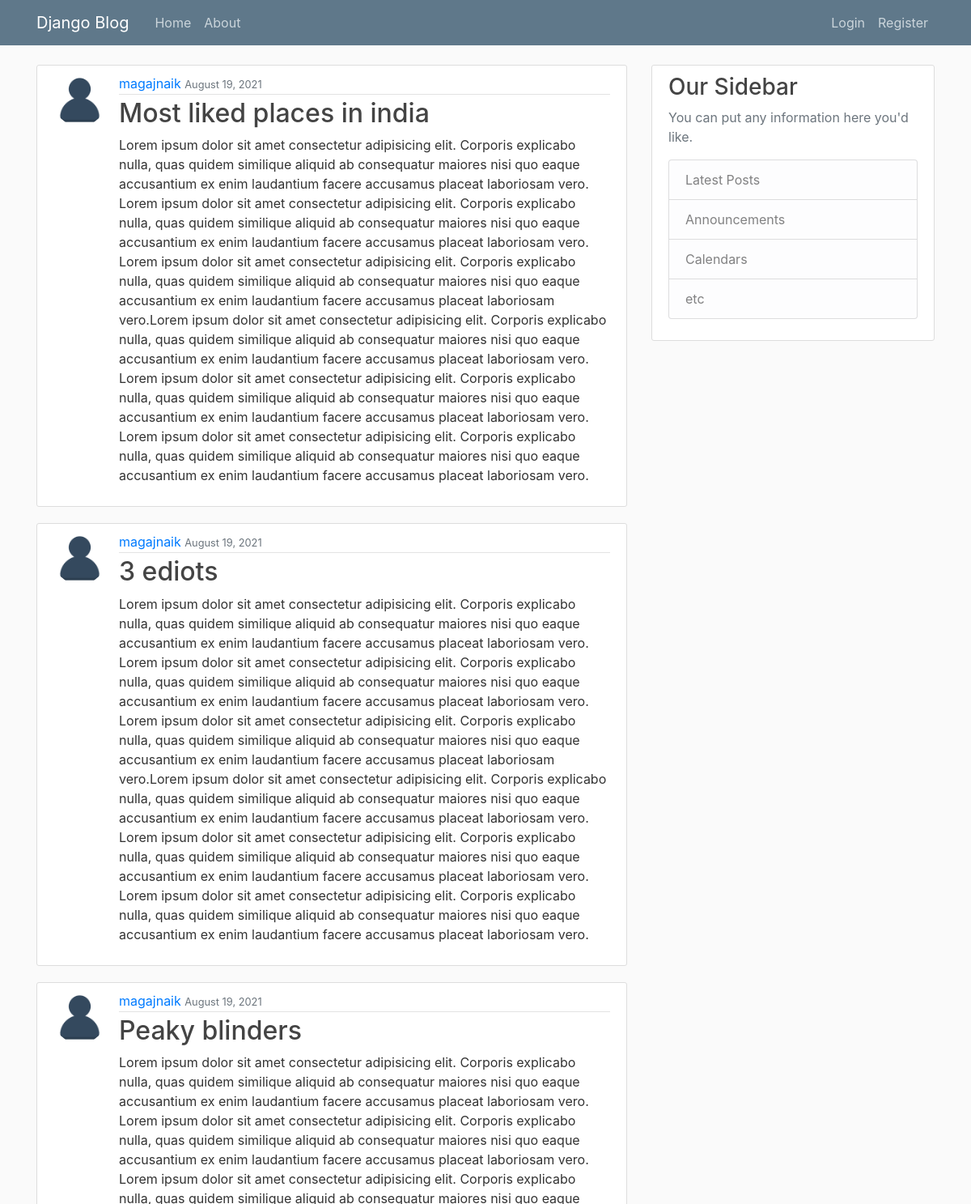
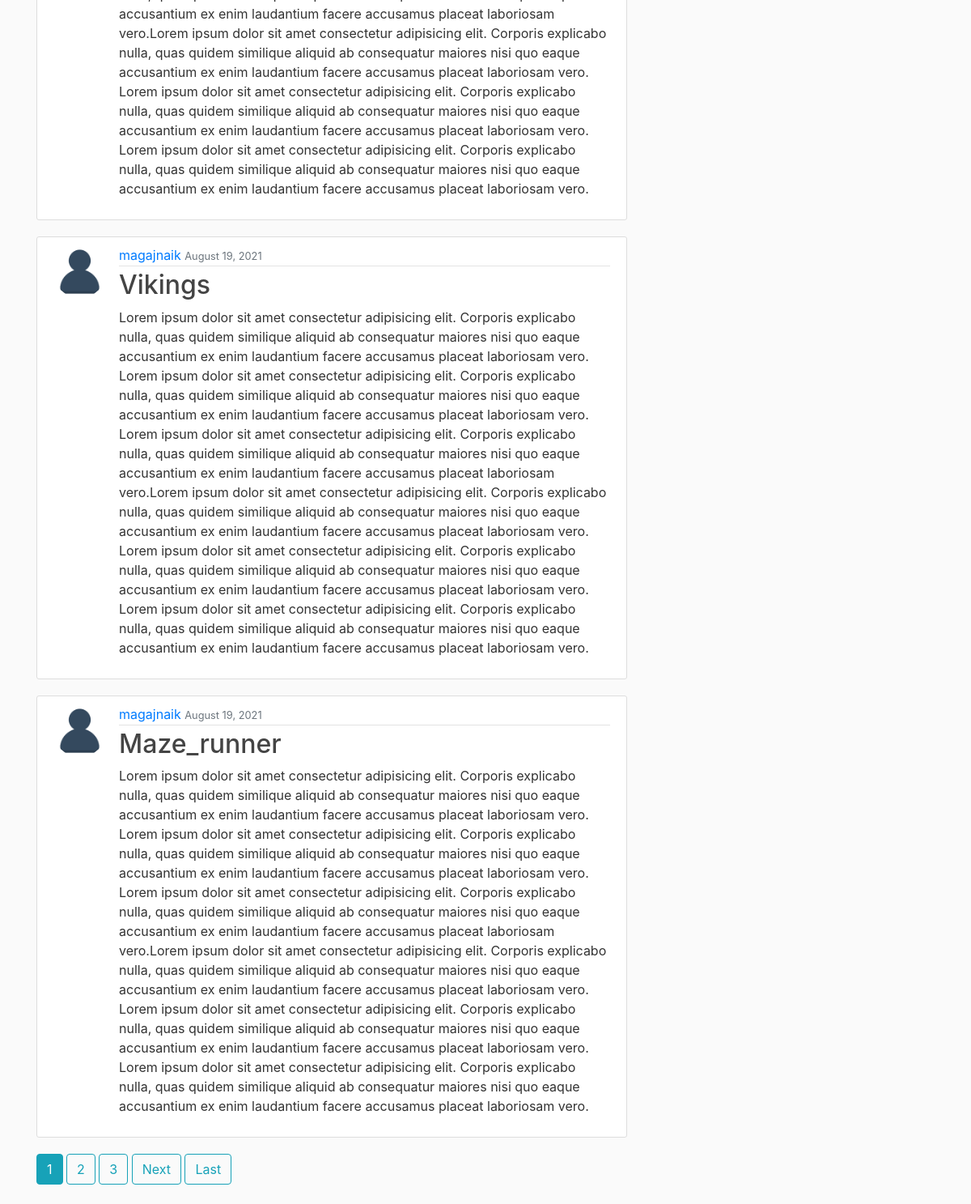
The page / on the database its author committed (2 pictures, top to bottom).
### blog/models.py (models this page shows, shortened)
class Post(models.Model):
    title = models.CharField(max_length=100)
    content = models.TextField()
    date_posted = DateTimeField(default=timezone.now)
    author = models.ForeignKey(User, on_delete=models.CASCADE)

### users/models.py (models this page shows, shortened)
class Profile(models.Model):
    user = models.OneToOneField(User, on_delete=models.CASCADE)
    image = models.ImageField(default='default.png', upload_to='profile_pics')

### blog/views.py (the view)
# urls.py: path('', views.PostListView.as_view(), name='blog-home'),
class PostListView(ListView):
    model = Post
    template_name = 'blog/home.html'
    context_object_name = 'posts'
    ordering = ['-date_posted']
    paginate_by = 5

### blog/templates/blog/home.html (shortened to what this page needs)
{% extends "blog/base.html" %}
{% block content %}
{% for post in posts %}
<article class="media content-section">
    <img class="rounded-circle article-img" src="{{post.author.profile.image.url}}">
    <div class="media-body">
        <div class="article-metadata">
        <a href="{% url 'user-posts' post.author.username %}" class="">{{ post.author }} </a>
            <small class="text-muted">{{ post.date_posted |date:"F d, Y"}}</small>
        </div>
        <h2><a class="article-title" href="{% url 'post-detail' post.id %}">{{ post.title }}</a></h2>
        <p class="article-content">{{ post.content }}</p>
    </div>
</article>
{% endfor %}
{% if is_paginated %}
      {% for num in page_obj.paginator.page_range %}
        {% if page_obj.number == num %}
          <a class="btn btn-info mb-4" href="?page={{ num }}">{{ num }}</a>
        {% elif num > page_obj.number|add:'-3' and num < page_obj.number|add:'3' %}
          <a class="btn btn-outline-info mb-4" href="?page={{ num }}">{{ num }}</a>
        {% endif %}
      {% endfor %}
      {% if page_obj.has_next %}
        <a class="btn btn-outline-info mb-4" href="?page={{ page_obj.next_page_number }}">Next</a>
        <a class="btn btn-outline-info mb-4" href="?page={{ page_obj.paginator.num_pages }}">Last</a>
      {% endif %}
    {% endif %}
{% endblock content %}

### blog/templates/blog/base.html (shortened to what this page needs)
{% load static %}
<!DOCTYPE html>
<html lang="en">
<head>
    <link rel="stylesheet" href="https://maxcdn.bootstrapcdn.com/bootstrap/4.0.0/css/bootstrap.min.css"
>
    <link rel="stylesheet" href="{% static 'blog/main.css' %}">
</head>
<body>
    <header class="site-header">
        <nav class="navbar navbar-expand-md navbar-dark bg-steel fixed-top">
            <div class="container">
                <a class="navbar-brand mr-4" href="/">Django Blog</a>
                <div class="collapse navbar-collapse" id="navbarToggle">
                    <div class="navbar-nav mr-auto">
                        <a class="nav-item nav-link" href="{% url 'blog-home' %}">Home</a>
                        <a class="nav-item nav-link" href="{% url 'blog-about' %}">About</a>
                    </div>
                    <div class="navbar-nav">
                    {% if user.is_authenticated %}
                        <a class="nav-item nav-link" href="{% url 'post-create' %}">New Post</a>
                        <a class="nav-item nav-link" href="{% url 'profile' %}">Profile</a>
                        <a class="nav-item nav-link" href="{% url 'logout' %}">Logout</a>
                    {% else %}
                        <a class="nav-item nav-link" href="{% url 'login' %}">Login</a>
                        <a class="nav-item nav-link" href="{% url 'register' %}">Register</a>
                    {% endif %}
                    </div>
                </div>
            </div>
        </nav>
    </header>
    <main role="main" class="container">
        <div class="row">
            <div class="col-md-8">
                {% block content %}{% endblock %}
            </div>
            <div class="col-md-4">
                <div class="content-section">
                    <h3>Our Sidebar</h3>
                    <p class='text-muted'>You can put any information here you'd like.
                        <ul class="list-group">
                            <li class="list-group-item list-group-item-light">Latest Posts</li>
                            <li class="list-group-item list-group-item-light">Announcements</li>
                            <li class="list-group-item list-group-item-light">Calendars</li>
                            <li class="list-group-item list-group-item-light">etc</li>
                        </ul>
                    </p>
                </div>
            </div>
        </div>
    </main>
</body>
</html>

### blog/static/blog/main.css (style rules this page uses)
body { background: #fafafa; color: #333333; margin-top: 5rem; }
h1, h2, h3, h4, h5, h6 { color: #444444; }
ul { margin: 0; }
.bg-steel { background-color: #5f788a; }
.site-header .navbar-nav .nav-link { color: #cbd5db; }
.content-section { background: #ffffff; padding: 10px 20px; border: 1px solid #dddddd; border-radius: 3px; margin-bottom: 20px; }
.article-title { color: #444444; }
.article-content { white-space: pre-line; }
.article-img { height: 65px; width: 65px; margin-right: 16px; }
.article-metadata { padding-bottom: 1px; margin-bottom: 4px; border-bottom: 1px solid #e3e3e3 }

### rows shown on the page
Post: author.profile.image (placeholder picture), author "magajnaik", date_posted "August 19, 2021", title "Most liked places in india", content "Lorem ipsum dolor sit amet consectetur adipisicing elit. Corporis explicabo nulla, quas quidem similique aliquid ab consequatur maiores nisi quo eaque accusantium ex enim laudantium facere accusamus placeat laboriosam vero. Lorem ipsum dolor sit amet consectetur adipisicing elit. Corporis explicabo nulla, quas quidem similique aliquid ab consequatur maiores nisi quo eaque accusantium ex enim laudantium facere accusamus placeat laboriosam vero. Lorem ipsum dolor sit amet consectetur adipisicing elit. Corporis explicabo nulla, quas quidem similique aliquid ab consequatur maiores nisi quo eaque accusantium ex enim laudantium facere accusamus placeat laboriosam vero.Lorem ipsum dolor sit amet…"
Post: author.profile.image (placeholder picture), author "magajnaik", date_posted "August 19, 2021", title "3 ediots", content "Lorem ipsum dolor sit amet consectetur adipisicing elit. Corporis explicabo nulla, quas quidem similique aliquid ab consequatur maiores nisi quo eaque accusantium ex enim laudantium facere accusamus placeat laboriosam vero. Lorem ipsum dolor sit amet consectetur adipisicing elit. Corporis explicabo nulla, quas quidem similique aliquid ab consequatur maiores nisi quo eaque accusantium ex enim laudantium facere accusamus placeat laboriosam vero. Lorem ipsum dolor sit amet consectetur adipisicing elit. Corporis explicabo nulla, quas quidem similique aliquid ab consequatur maiores nisi quo eaque accusantium ex enim laudantium facere accusamus placeat laboriosam vero.Lorem ipsum dolor sit amet…"
Post: author.profile.image (placeholder picture), author "magajnaik", date_posted "August 19, 2021", title "Peaky blinders", content "Lorem ipsum dolor sit amet consectetur adipisicing elit. Corporis explicabo nulla, quas quidem similique aliquid ab consequatur maiores nisi quo eaque accusantium ex enim laudantium facere accusamus placeat laboriosam vero. Lorem ipsum dolor sit amet consectetur adipisicing elit. Corporis explicabo nulla, quas quidem similique aliquid ab consequatur maiores nisi quo eaque accusantium ex enim laudantium facere accusamus placeat laboriosam vero. Lorem ipsum dolor sit amet consectetur adipisicing elit. Corporis explicabo nulla, quas quidem similique aliquid ab consequatur maiores nisi quo eaque accusantium ex enim laudantium facere accusamus placeat laboriosam vero.Lorem ipsum dolor sit amet…"
Post: author.profile.image (placeholder picture), author "magajnaik", date_posted "August 19, 2021", title "Vikings", content "Lorem ipsum dolor sit amet consectetur adipisicing elit. Corporis explicabo nulla, quas quidem similique aliquid ab consequatur maiores nisi quo eaque accusantium ex enim laudantium facere accusamus placeat laboriosam vero. Lorem ipsum dolor sit amet consectetur adipisicing elit. Corporis explicabo nulla, quas quidem similique aliquid ab consequatur maiores nisi quo eaque accusantium ex enim laudantium facere accusamus placeat laboriosam vero. Lorem ipsum dolor sit amet consectetur adipisicing elit. Corporis explicabo nulla, quas quidem similique aliquid ab consequatur maiores nisi quo eaque accusantium ex enim laudantium facere accusamus placeat laboriosam vero.Lorem ipsum dolor sit amet…"
Post: author.profile.image (placeholder picture), author "magajnaik", date_posted "August 19, 2021", title "Maze_runner", content "Lorem ipsum dolor sit amet consectetur adipisicing elit. Corporis explicabo nulla, quas quidem similique aliquid ab consequatur maiores nisi quo eaque accusantium ex enim laudantium facere accusamus placeat laboriosam vero. Lorem ipsum dolor sit amet consectetur adipisicing elit. Corporis explicabo nulla, quas quidem similique aliquid ab consequatur maiores nisi quo eaque accusantium ex enim laudantium facere accusamus placeat laboriosam vero. Lorem ipsum dolor sit amet consectetur adipisicing elit. Corporis explicabo nulla, quas quidem similique aliquid ab consequatur maiores nisi quo eaque accusantium ex enim laudantium facere accusamus placeat laboriosam vero.Lorem ipsum dolor sit amet…"

### other values the page prints
{{ num }} "1"
{{ num }} "2" "3"
